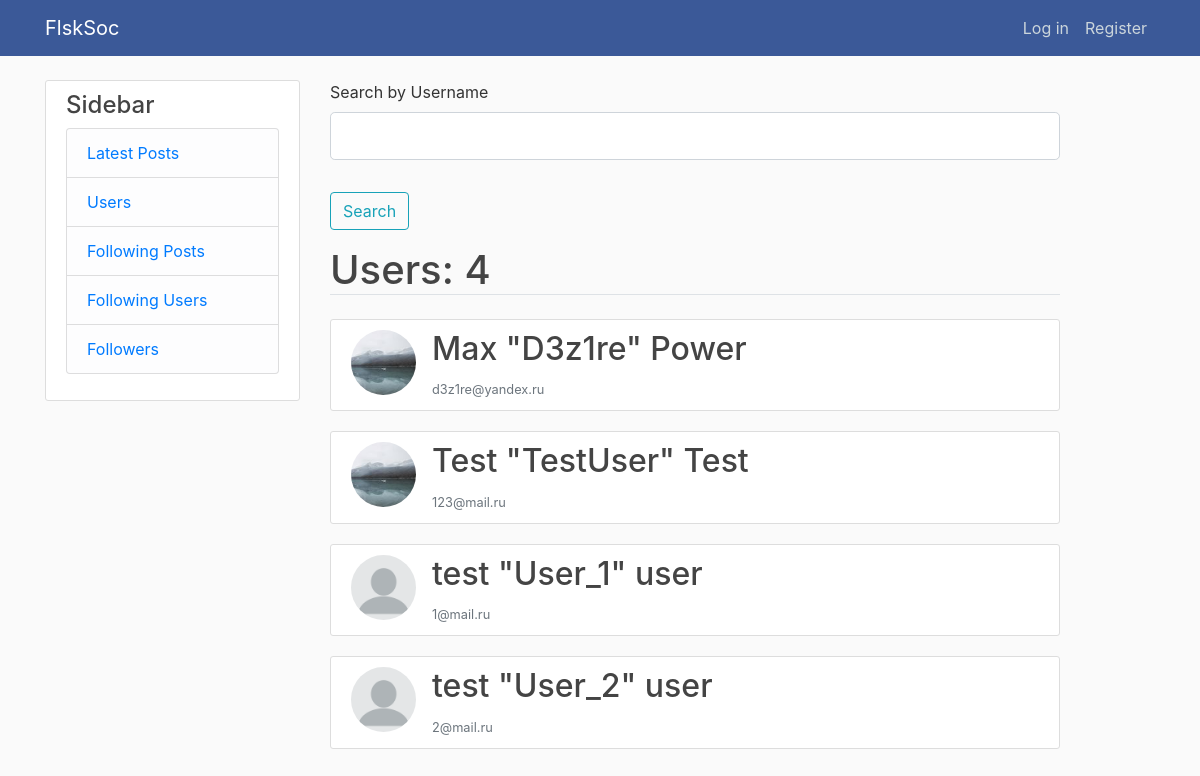
/users, run on an earlier commit of the app's database.
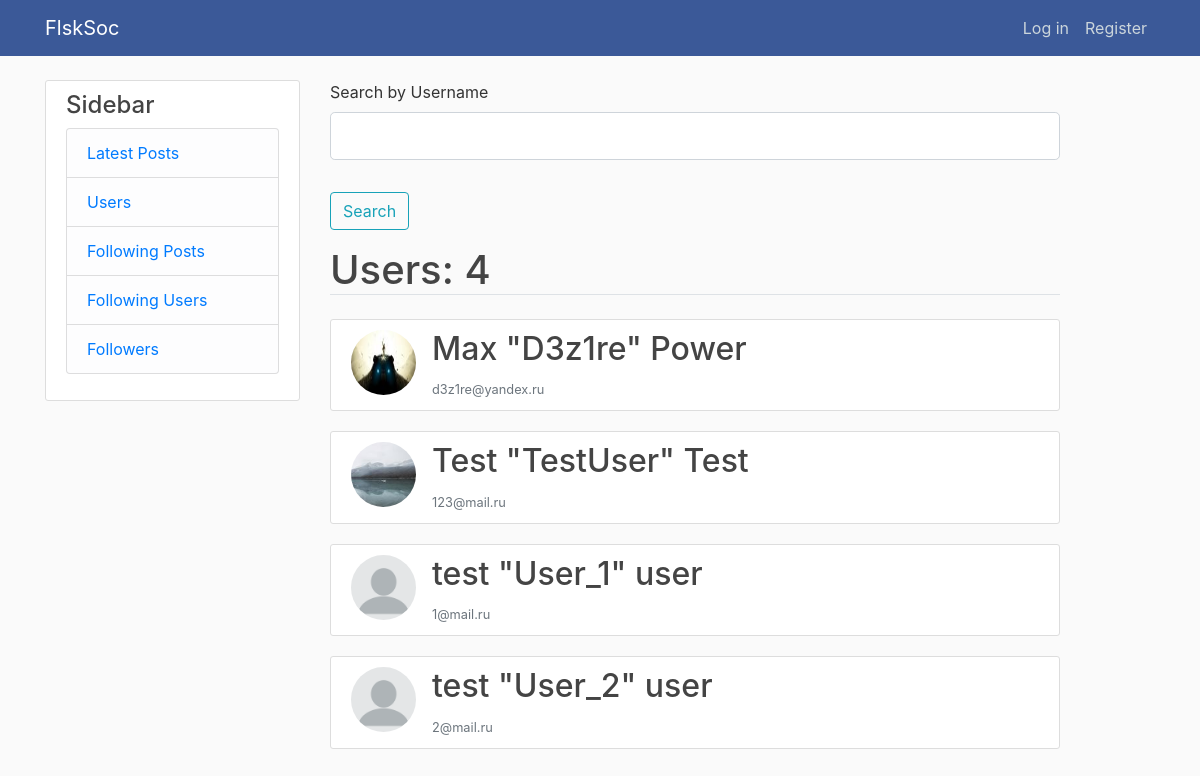
And on a later commit of the database.
### data/user.py (models this page shows, shortened)
class User(SqlAlchemyBase, UserMixin, SerializerMixin):
    __tablename__ = 'users'
    id = sqlalchemy.Column(sqlalchemy.Integer, primary_key=True, autoincrement=True)
    username = sqlalchemy.Column(sqlalchemy.String, nullable=False)
    name = sqlalchemy.Column(sqlalchemy.String, nullable=True)
    surname = sqlalchemy.Column(sqlalchemy.String, nullable=True)
    email = sqlalchemy.Column(sqlalchemy.String, index=True, unique=True, nullable=False)
    hashed_password = sqlalchemy.Column(sqlalchemy.String, nullable=True)
    created_date = sqlalchemy.Column(sqlalchemy.DateTime, default=datetime.datetime.now)
    image_file = sqlalchemy.Column(sqlalchemy.String, nullable=False, default='default.png')
    posts = orm.relation("Post", back_populates='user')

### users.py (the view)
@users.route('/users', methods=['GET', 'POST'])
def show_users():
    form = SearchByUsernameForm()
    session = db_session.create_session()
    if form.validate_on_submit():
        if form.username.data:
            search = '%{}%'.format(form.username.data)
            users = session.query(User).filter(User.username.like(search)).all()
            return render_template('users.html', title='Users', form=form, users=users, users_c=len(users))
    users = session.query(User).all()
    return render_template('users.html', title='Users', users=users, users_c=len(users), form=form)

### data/search.py
class SearchByUsernameForm(FlaskForm):
    username = StringField('Search by Username')
    submit = SubmitField('Search')

### data/db_session.py (called while the page is built)
def create_session() -> Session:
    global __factory
    return __factory()

### templates/users.html (shortened to what this page needs)
{% extends "base.html" %}
{% block content %}
    <form action="" method="post">
            <fieldset class="form-group">
                <div class="form-group">
                    {{ form.username.label(class="form-control-label") }}
                    {% if form.username.errors %}
                        {{ form.username(class="form-control form-control-lg is-invalid") }}
                        <div class="invalid-feedback">
                            {% for error in form.username.errors %}
                                <span>{{ error }}</span>
                            {% endfor %}
                        </div>
                    {% else %}
                        {{ form.username(class="form-control form-control-lg") }}
                    {% endif %}
                </div>
            </fieldset>
            <div class="form-group">
                {{ form.submit(class="btn btn-outline-info") }}
            </div>
        </form>
    <h1 class="border-bottom mb-4">Users: {{ users_c }}</h1>
{% for user in users %}
    <article class="media content-section">
        <img class="rounded-circle article-img" src="{{ url_for('static', filename='profile_pics/' + user.image_file) }}">
        <div class="media-body">
            <h2><a class="article-title" href="/user/{{ user.id }}">{{ user.name }} "{{ user.username }}" {{ user.surname }}</a></h2>
            <small class="text-muted">{{ user.email }}</small>
        </div>
    </article>
{% endfor %}
{% endblock %}

What changed in the data, as far as the page shows it:
changed User "Max": image_file: a different picture
